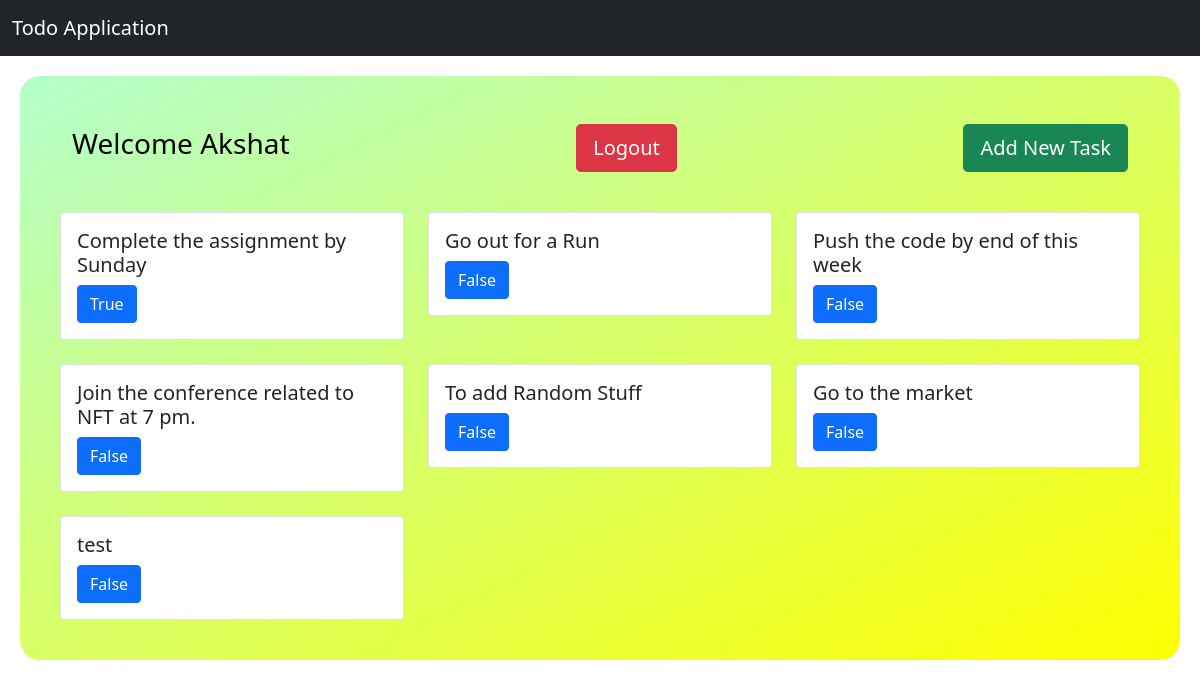
The page / (signed in) on the database its author committed.
### base/models.py (models this page shows)
class Task(models.Model):
    user = models.ForeignKey(User,on_delete=models.CASCADE,null=True,blank=True)
    title = models.CharField(max_length=300)
    status = models.BooleanField(default=False)

### base/views.py (the view)
# urls.py: path('',TaskList.as_view(),name='tasklist'),
class TaskList(LoginRequiredMixin , ListView): #Login required mixin is a restriction added for users to login before they can view thier list
    model = Task
    context_object_name = 'tasks'
    def get_context_data(self, **kwargs): #only the auth user can see their respective items
        context =  super().get_context_data(**kwargs)
        context['tasks'] = context['tasks'].filter(user=self.request.user) #updating the context object to just view the respective user data
        return context

### base/templates/base/task_list.html
{% extends 'base/base.html' %}
{% block content %}<div class="container-fluid" style="background-image: linear-gradient(to bottom right, rgb(179, 255, 204), yellow); padding: 40px; border-radius: 20px; ">
    <nav class="navbar" style="padding-bottom: 40px;">
      <div class="container-fluid">
      {% if request.user.is_authenticated %}
      <h3 style="color: rgb(0, 0, 0);"> Welcome {{request.user}}</h3>
      <a href="{% url 'logout' %}" class="btn btn-danger btn-lg"  role="button">Logout</a>
      <a href="{% url 'taskcreate' %}" class="btn btn-success btn-lg"  role="button">Add New Task</a>
      {% else %}
      <a href="{% url 'login' %}" class="btn btn-success btn-lg"  role="button" >Login</a>
      {% endif %}
      </div>
    </nav>
    <div class="row row-cols-1 row-cols-md-3 g-4">
      {% for task in tasks %}
      <div class="col">
        <div class="card">
          <div class="card-body">
            <h5 class="card-title">{{task.title}}</h5>
            <a href="#" class="btn btn-primary">{{task.status}}</a>
          </div>
        </div>
      </div>
      {% endfor %}
    </div>
  </div>
  {% endblock content %}

### rows shown on the page
Task: title "Complete the assignment by Sunday", status "True"
Task: title "Go out for a Run", status "False"
Task: title "Push the code by end of this week", status "False"
Task: title "Join the conference related to NFT at 7 pm.", status "False"
Task: title "To add Random Stuff", status "False"
Task: title "Go to the market", status "False"
Task: title "test", status "False"

### other values the page prints
{{ request.user }} "Akshat"
